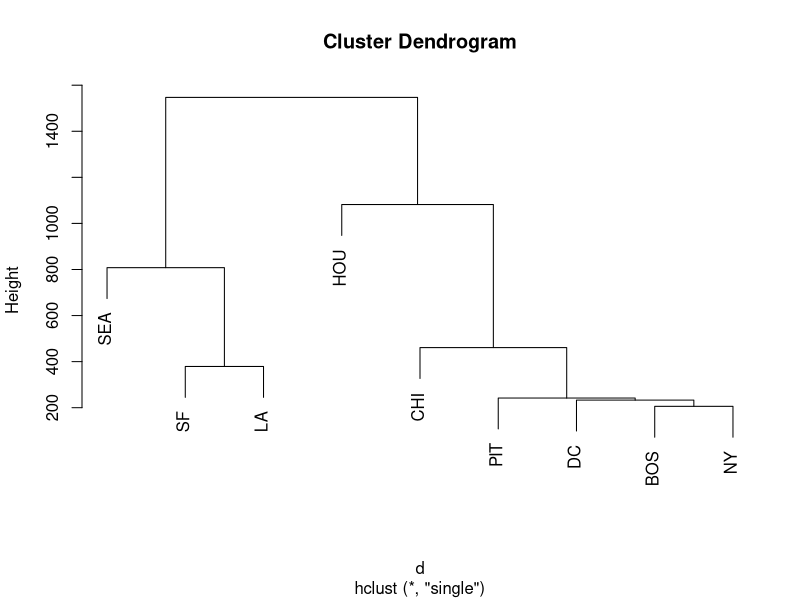

This chart was generated by the following R code:
x = c(0,206,429,572,963,2976,3095,2979,1849,
0,0,233,372,802,2815,2934,2786,1628,
0,0,0,242,671,2684,2799,2631,1408,
0,0,0,0,461,2529,2576,2427,1336,
0,0,0,0,0,2013,2142,2054,1082,
0,0,0,0,0,0,808,1131,2314,
0,0,0,0,0,0,0,379,1927,
0,0,0,0,0,0,0,0,1547,
0,0,0,0,0,0,0,0,0)

names = c("BOS","NY","DC","PIT","CHI","SEA","SF","LA","HOU")

dists <- matrix(x, ncol=9, byrow=FALSE)

colnames(dists) <- as.list(names)
rownames(dists) <- as.list(names)

d <- as.dist(dists)

hc = hclust(d, method="single")

jpeg('rplot.jpg')
plot(hc)
dev.off()
